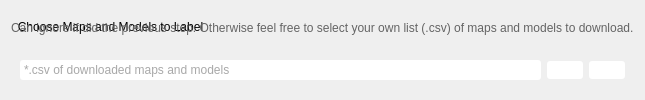
                 <widget class="QGroupBox" name="A_chooseCSV_2">
                  <property name="styleSheet">
                   <string notr="true">QGroupBox#A_chooseCSV_2 {
    border-radius: 20px;
	background-color: rgba(193, 211, 239, 100);
	font-size: 14pt;
    font-weight: bold;
	padding-top: 42px;
	padding-left: 12px;
	padding-right: 20px;
}

QGroupBox::title {
	background-color: transparent;
	padding-top: 20px;
	padding-left: 16px;
	color: black;
}


QGroupBox {
	border: transparent;
}
</string>
                  </property>
                  <property name="title">
                   <string>Choose Maps and Models to Label</string>
                  </property>
                  <layout class="QVBoxLayout" name="verticalLayout_21">
                   <item>
                    <widget class="QLabel" name="label_21">
                     <property name="styleSheet">
                      <string notr="true">color: rgb(100, 100, 100);</string>
                     </property>
                     <property name="text">
                      <string>Can ignore if did the previous step. Otherwise feel free to select your own list (.csv) of maps and models to download.</string>
                     </property>
                    </widget>
                   </item>
                   <item>
                    <widget class="QGroupBox" name="A2_csvFilepath_2">
                     <property name="title">
                      <string/>
                     </property>
                     <layout class="QHBoxLayout" name="horizontalLayout_28">
                      <item>
                       <widget class="QLineEdit" name="lineEdit_p3_2">
                        <property name="minimumSize">
                         <size>
                          <width>200</width>
                          <height>0</height>
                         </size>
                        </property>
                        <property name="toolTip">
                         <string>type or browse (note to self: check that file exists, if not spit the error out to the statusbar)</string>
                        </property>
                        <property name="styleSheet">
                         <string notr="true">QLineEdit
{
	background-color: white;
	color: #525251;
	/*border: 1px solid #051a39;*/
	border-radius: 3px;
	padding : 2px;
}</string>
                        </property>
                        <property name="text">
                         <string/>
                        </property>
                        <property name="dragEnabled">
                         <bool>false</bool>
                        </property>
                        <property name="placeholderText">
                         <string>*.csv of downloaded maps and models</string>
                        </property>
                        <property name="clearButtonEnabled">
                         <bool>true</bool>
                        </property>
                       </widget>
                      </item>
                      <item>
                       <widget class="QPushButton" name="resetDefaultVal_btn_2">
                        <property name="styleSheet">
                         <string notr="true">background-color: white;
border-radius: 3px;
padding : 2px;</string>
                        </property>
                        <property name="text">
                         <string/>
                        </property>
                        <property name="icon">
                         <iconset resource="resources.qrc">
                          <normaloff>:/icons/reset3-svgrepo-com.svg</normaloff>:/icons/reset3-svgrepo-com.svg</iconset>
                        </property>
                       </widget>
                      </item>
                      <item>
                       <widget class="QPushButton" name="pushButton_p3_2">
                        <property name="cursor">
                         <cursorShape>OpenHandCursor</cursorShape>
                        </property>
                        <property name="toolTip">
                         <string>browse or type</string>
                        </property>
                        <property name="styleSheet">
                         <string notr="true">/*border-image: url(:/icons/browsefilesicon.png);*/
background-color: white;
border-radius: 3px;
padding : 2px;</string>
                        </property>
                        <property name="text">
                         <string/>
                        </property>
                        <property name="icon">
                         <iconset resource="resources.qrc">
                          <normaloff>:/icons/browsefilesicon_zoomed.png</normaloff>:/icons/browsefilesicon_zoomed.png</iconset>
                        </property>
                       </widget>
                      </item>
                     </layout>
                    </widget>
                   </item>
                  </layout>
                 </widget>
